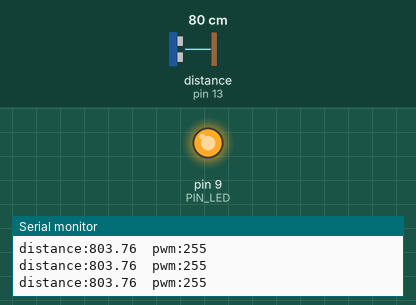
Recording of a sketch running on a simulated Arduino Uno, built with avr-gcc and run on an emulated ATmega328P. Shown: output pins drawn as LEDs (lit = HIGH), the last lines printed to the serial monitor. Wiring (inferred from the names in the program): ultrasonic range finder: trigger pin 12; echo pin 13. Inputs (shaded band) come from the test bench; at power-on: distance to the obstacle (sensor on pin 13) 80 cm. The echo pulse lasts 58.3 µs per cm; pins used as bus, display or sensor lines are not drawn.

Above: at 3.1 s.
3.2 s: distance to the obstacle (sensor on pin 13) set to 18 cm
At 4.4 s:
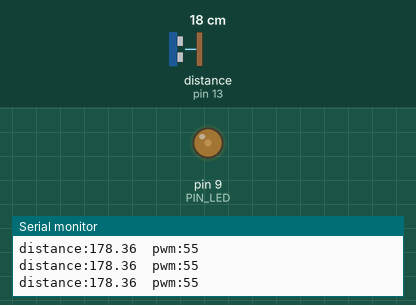
4.7 s: distance to the obstacle (sensor on pin 13) set to 2 cm
At 5.7 s:
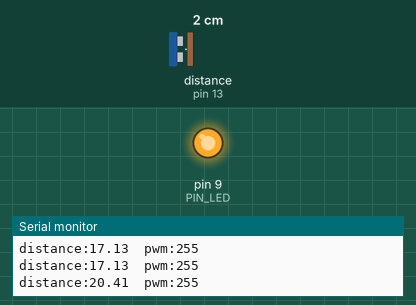
Timing chart, 0 to 7.7 s (numbered marks = the images above; inputs shaded):
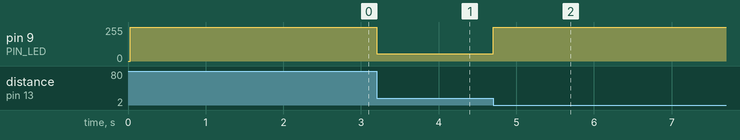

Measured:
- after the input at 3.2 s, pin 9 (PIN_LED): 255/255 → 55/255 at once
- after the input at 4.7 s, pin 9 (PIN_LED): 55/255 → 255/255 at once

The sketch:

08_example_2_pwm.ino
```cpp
// 08_example_2.ino – 거리(초음파)에 따른 LED 밝기 제어 (25 ms 주기, active-low PWM)

#define PIN_LED   9
#define PIN_TRIG 12
#define PIN_ECHO 13

#define SND_VEL        346.0    // m/s @ 24℃
#define INTERVAL       25       // ms
#define PULSE_DURATION 10       // us
#define _DIST_MIN      100.0    // mm
#define _DIST_MAX      300.0    // mm

#define TIMEOUT  ((unsigned long)((INTERVAL / 2.0) * 1000.0)) // us
#define SCALE    (0.001 * 0.5 * SND_VEL)  // us -> mm

unsigned long last_ms;
float distance_mm = _DIST_MAX;

// float용 map + clamp
static inline float fmap(float x, float in_min, float in_max, float out_min, float out_max) {
  if (x < in_min) x = in_min;
  if (x > in_max) x = in_max;
  return (x - in_min) * (out_max - out_min) / (in_max - in_min) + out_min;
}

void setup() {
  pinMode(PIN_LED, OUTPUT);
  pinMode(PIN_TRIG, OUTPUT);
  pinMode(PIN_ECHO, INPUT);
  digitalWrite(PIN_TRIG, LOW);

  Serial.begin(115200);
  last_ms = millis();
}

void loop() {
  unsigned long now = millis();
  if (now - last_ms < INTERVAL) return;
  last_ms += INTERVAL;  // 드리프트 방지

  // 1) 거리 측정
  distance_mm = USS_measure(PIN_TRIG, PIN_ECHO);

  // 2) PWM 계산(삼각형 곡선)
  //    200 mm에서 최밝기(0), 150/250 mm에서 50%(~128), 100/300 mm에서 최소 밝기(255)
  int pwm = 255; // 기본: 최소 밝기 (active-low)
  bool valid = isfinite(distance_mm) &&
               (distance_mm >= _DIST_MIN) && (distance_mm <= _DIST_MAX);

  if (valid) {
    float dev = fabsf(distance_mm - 200.0f);      // 0~100
    float pwm_f = fmap(dev, 0.0f, 100.0f, 0.0f, 255.0f);
    if (pwm_f < 0)   pwm_f = 0;
    if (pwm_f > 255) pwm_f = 255;
    pwm = (int)(pwm_f + 0.5f);
  } else {
    pwm = 255; // 범위 밖/타임아웃 시 최소 밝기
  }

  // 3) LED 구동 (UNO D9 PWM, active-low라 0=가장 밝음)
  analogWrite(PIN_LED, pwm);

  // 4) Serial Plotter용 출력(탭 구분)
  Serial.print("distance:"); Serial.print(distance_mm); Serial.print('\t');
  Serial.print("pwm:");      Serial.println(pwm);
}

// 초음파 측정 (mm)
float USS_measure(int TRIG, int ECHO) {
  digitalWrite(TRIG, HIGH);
  delayMicroseconds(PULSE_DURATION);
  digitalWrite(TRIG, LOW);

  unsigned long dur = pulseIn(ECHO, HIGH, TIMEOUT); // us(왕복)
  if (dur == 0) return NAN; // 타임아웃 → invalid
  return dur * SCALE;       // mm
}
```
